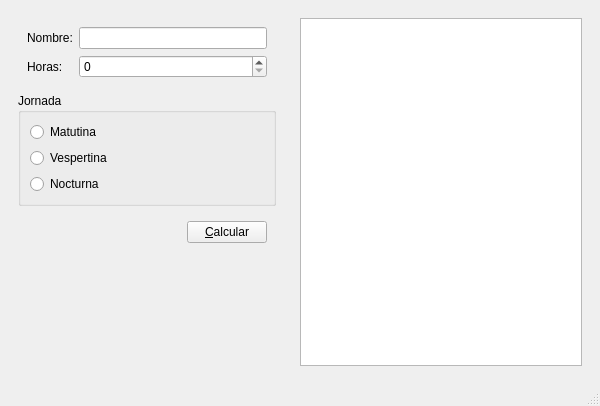
<?xml version="1.0" encoding="UTF-8"?>
<ui version="4.0">
 <class>Salarios</class>
 <widget class="QMainWindow" name="Salarios">
  <property name="geometry">
   <rect>
    <x>0</x>
    <y>0</y>
    <width>600</width>
    <height>406</height>
   </rect>
  </property>
  <property name="minimumSize">
   <size>
    <width>600</width>
    <height>0</height>
   </size>
  </property>
  <property name="windowTitle">
   <string>Salarios</string>
  </property>
  <widget class="QWidget" name="centralwidget">
   <layout class="QHBoxLayout" name="horizontalLayout_2">
    <item>
     <widget class="QWidget" name="widget" native="true">
      <property name="minimumSize">
       <size>
        <width>250</width>
        <height>0</height>
       </size>
      </property>
      <property name="maximumSize">
       <size>
        <width>300</width>
        <height>16777215</height>
       </size>
      </property>
      <layout class="QVBoxLayout" name="verticalLayout_3">
       <item>
        <widget class="QWidget" name="widget_3" native="true">
         <layout class="QFormLayout" name="formLayout">
          <item row="0" column="0">
           <widget class="QLabel" name="label">
            <property name="text">
             <string>Nombre:</string>
            </property>
           </widget>
          </item>
          <item row="0" column="1">
           <widget class="QLineEdit" name="lineEdit"/>
          </item>
          <item row="1" column="0">
           <widget class="QLabel" name="label_2">
            <property name="text">
             <string>Horas:</string>
            </property>
           </widget>
          </item>
          <item row="1" column="1">
           <widget class="QSpinBox" name="spinBox"/>
          </item>
         </layout>
        </widget>
       </item>
       <item>
        <widget class="QGroupBox" name="groupBox">
         <property name="title">
          <string>Jornada</string>
         </property>
         <layout class="QVBoxLayout" name="verticalLayout">
          <item>
           <widget class="QRadioButton" name="radioButton">
            <property name="text">
             <string>Matutina</string>
            </property>
           </widget>
          </item>
          <item>
           <widget class="QRadioButton" name="radioButton_2">
            <property name="text">
             <string>Vespertina</string>
            </property>
           </widget>
          </item>
          <item>
           <widget class="QRadioButton" name="radioButton_3">
            <property name="text">
             <string>Nocturna</string>
            </property>
           </widget>
          </item>
         </layout>
        </widget>
       </item>
       <item>
        <widget class="QWidget" name="widget_4" native="true">
         <layout class="QHBoxLayout" name="horizontalLayout">
          <item>
           <spacer name="horizontalSpacer">
            <property name="orientation">
             <enum>Qt::Horizontal</enum>
            </property>
            <property name="sizeHint" stdset="0">
             <size>
              <width>156</width>
              <height>20</height>
             </size>
            </property>
           </spacer>
          </item>
          <item>
           <widget class="QPushButton" name="pushButton">
            <property name="text">
             <string>&amp;Calcular</string>
            </property>
           </widget>
          </item>
         </layout>
        </widget>
       </item>
       <item>
        <spacer name="verticalSpacer">
         <property name="orientation">
          <enum>Qt::Vertical</enum>
         </property>
         <property name="sizeHint" stdset="0">
          <size>
           <width>20</width>
           <height>83</height>
          </size>
         </property>
        </spacer>
       </item>
      </layout>
     </widget>
    </item>
    <item>
     <widget class="QWidget" name="widget_2" native="true">
      <property name="minimumSize">
       <size>
        <width>300</width>
        <height>0</height>
       </size>
      </property>
      <layout class="QVBoxLayout" name="verticalLayout_2">
       <item>
        <widget class="QPlainTextEdit" name="plainTextEdit"/>
       </item>
      </layout>
     </widget>
    </item>
   </layout>
  </widget>
  <widget class="QMenuBar" name="menubar">
   <property name="geometry">
    <rect>
     <x>0</x>
     <y>0</y>
     <width>600</width>
     <height>21</height>
    </rect>
   </property>
  </widget>
  <widget class="QStatusBar" name="statusbar"/>
 </widget>
 <resources/>
 <connections/>
</ui>
